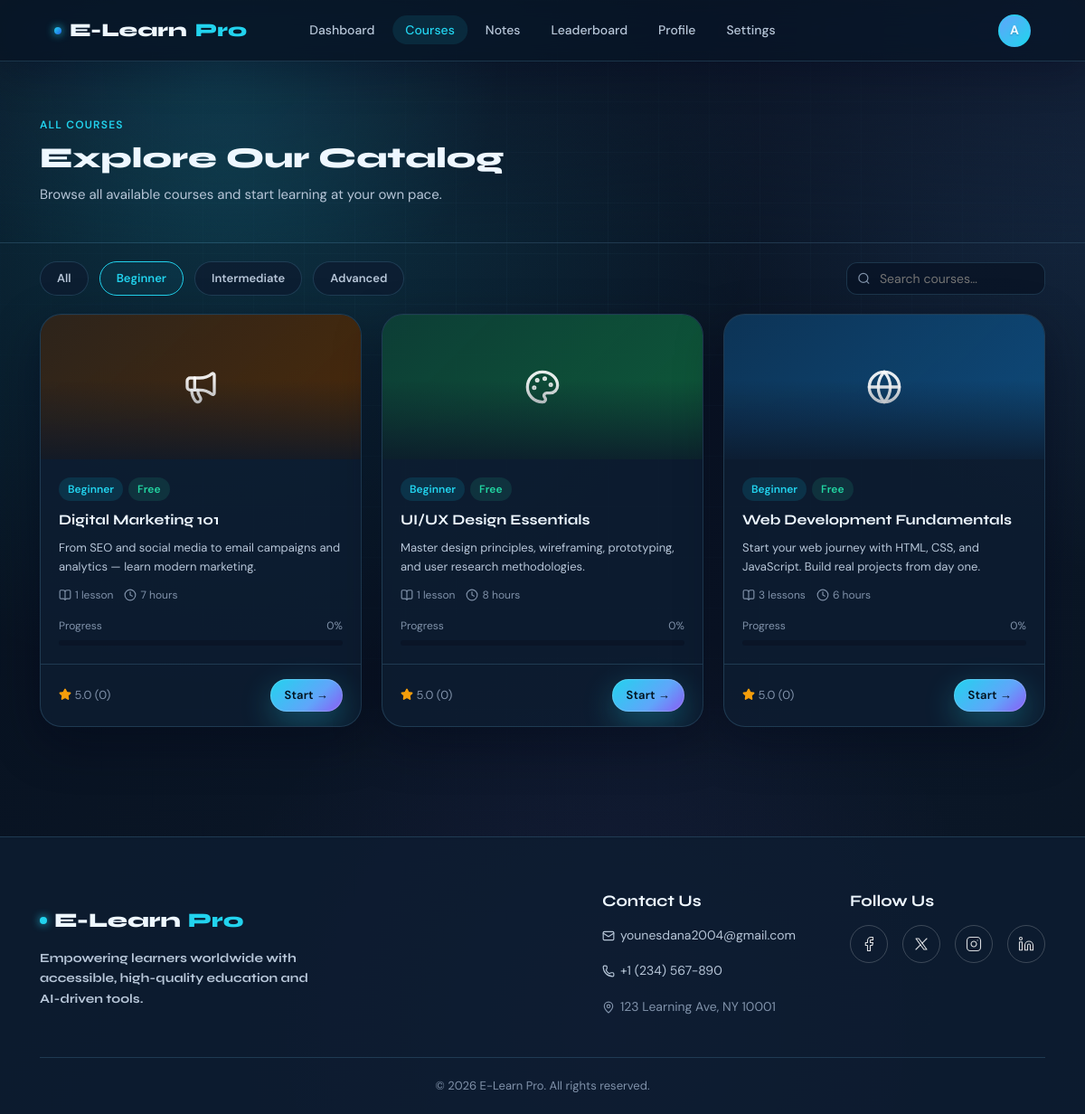
The app's page /courses?level=beginner&q= (signed in) with its own data.
### tables this page shows
CREATE TABLE courses (
            id TEXT PRIMARY KEY,
            title TEXT NOT NULL,
            description TEXT,
            emoji TEXT DEFAULT 'book',
            color TEXT DEFAULT '#1a2a4a',
            level TEXT DEFAULT 'beginner',
            hours INTEGER DEFAULT 0,
            category TEXT DEFAULT 'general',
            created_by INTEGER,
            created_at TEXT,
            is_archived INTEGER DEFAULT 0
        );

### app.py (the view)
@app.route("/courses")
@login_required
def courses():
    level  = request.args.get("level", "all")
    search = request.args.get("q", "").lower()
    db = get_db()
    user_id = session["user_id"]
    db_courses = db.execute("SELECT * FROM courses WHERE is_archived=0 ORDER BY created_at DESC").fetchall()
    all_courses = []
    for c in db_courses:
        lessons_rows = db.execute("SELECT * FROM lessons WHERE course_id=? ORDER BY lesson_order", (c["id"],)).fetchall()
        all_courses.append({
            "id": c["id"], "title": c["title"], "desc": c["description"],
            "emoji": c["emoji"], "color": c["color"], "level": c["level"],
            "lessons_count": len(lessons_rows), "hours": c["hours"],
            "rating": 5.0, "reviews": 0, "free": True,
            "category": c["category"], "progress": get_course_progress(user_id, c["id"]), "lessons": [
                {"id": l["id"], "title": l["title"], "desc": l["content"]}
                for l in lessons_rows
            ],
        })
    if level != "all":
        all_courses = [c for c in all_courses if c["level"] == level]
    if search:
        all_courses = [c for c in all_courses if search in c["title"].lower() or search in c["desc"].lower()]
    return render_template("courses.html", user=current_user(), courses=all_courses, level=level, search=search)

### app.py (called while the page is built)
def get_db():
    if "db" not in g:
        g.db = sqlite3.connect(DATABASE, detect_types=sqlite3.PARSE_DECLTYPES)
        g.db.row_factory = sqlite3.Row
    return g.db

def login_required(f):
    @wraps(f)
    def decorated(*args, **kwargs):
        if "user_id" not in session:
            flash("Please sign in to continue.", "info")
            return redirect(url_for("login"))
        return f(*args, **kwargs)
    return decorated

def current_user():
    return {
        "id":    session.get("user_id"),
        "name":  session.get("name"),
        "email": session.get("email"),
        "role":  session.get("role"),
    }

def get_course_progress(user_id, course_id):
    db = get_db()
    total = db.execute("SELECT COUNT(*) FROM lessons WHERE course_id=?", (course_id,)).fetchone()[0]
    if total == 0:
        return 0
    visited = db.execute(
        """
        SELECT COUNT(DISTINCT p.lesson_id)
        FROM progress p
        JOIN lessons l ON l.id = p.lesson_id
        WHERE p.user_id=? AND l.course_id=?
        """,
        (user_id, course_id),
    ).fetchone()[0]
    return int(round((visited / total) * 100))

### templates/courses.html (shortened to what this page needs)
{% extends "base.html" %}
{% block content %}
<div class="page-hero animate-on-scroll">
  <div class="container">
    <div class="section-label">All Courses</div>
    <h1 class="page-hero-title">Explore Our Catalog</h1>
    <p class="page-hero-subtitle">Browse all available courses and start learning at your own pace.</p>
  </div>
</div>
<div class="container">
  <div class="filter-bar animate-on-scroll delay-100">
    <a class="filter-btn {% if level=='all' %}active{% endif %}" href="{{ url_for('courses', level='all', q=search) }}">All</a>
    <a class="filter-btn {% if level=='beginner' %}active{% endif %}" href="{{ url_for('courses', level='beginner', q=search) }}">Beginner</a>
    <a class="filter-btn {% if level=='intermediate' %}active{% endif %}" href="{{ url_for('courses', level='intermediate', q=search) }}">Intermediate</a>
    <a class="filter-btn {% if level=='advanced' %}active{% endif %}" href="{{ url_for('courses', level='advanced', q=search) }}">Advanced</a>
    <form class="search-wrap" method="GET" action="{{ url_for('courses') }}">
      <input type="text" name="q" placeholder="Search courses…" value="{{ search }}" id="search-input"/>
    </form>
  </div>
  <div class="courses-grid" id="courses-grid">
    {% if courses %}
      {% for c in courses %}
      <div class="course-card glass-panel animate-on-scroll delay-200">
        <div class="course-thumb" style="background:linear-gradient(135deg,{{ c.color }}88,{{ c.color }});">
          <i data-lucide="{{ c.emoji }}" style="width:40px;height:40px;color:rgba(255,255,255,0.9);"></i>
        </div>
        <div class="course-body">
          <div style="display:flex;gap:6px;flex-wrap:wrap;">
            <span class="badge badge-{% if c.level=='beginner' %}cyan{% elif c.level=='intermediate' %}purple{% else %}yellow{% endif %}" style="text-transform:capitalize;">{{ c.level }}</span>
            {% if c.free %}<span class="badge badge-green">Free</span>{% endif %}
          </div>
          <div class="course-title">{{ c.title }}</div>
          <p class="course-desc">{{ c.desc }}</p>
          <div class="course-meta">
            <span><i data-lucide="book-open" style="width:14px;height:14px;vertical-align:-2px;"></i> {{ c.lessons_count }} lesson{% if c.lessons_count != 1 %}s{% endif %}</span>
            <span><i data-lucide="clock" style="width:14px;height:14px;vertical-align:-2px;"></i> {{ c.hours }} hours</span>
          </div>
          <div style="margin-top:4px;">
            <div style="display:flex;justify-content:space-between;font-size:12px;color:var(--text-muted);margin-bottom:6px;"><span>Progress</span><span>{{ c.progress }}%</span></div>
            <div class="progress-bar-wrap"><div class="progress-bar-fill" style="width:{{ c.progress }}%"></div></div>
          </div>
        </div>
        <div class="course-footer">
          <span style="font-size:13px;color:var(--text-muted);"><i data-lucide="star" style="width:14px;height:14px;vertical-align:-2px;color:var(--warning);fill:var(--warning);"></i> {{ "%.1f"|format(c.rating) }} ({{ c.reviews }})</span>
          <a href="{{ url_for('lesson', course_id=c.id) }}" class="btn btn-primary btn-sm" style="text-decoration:none;">Start →</a>
        </div>
      </div>
      {% endfor %}
    {% endif %}
  </div>
</div>
{% endblock %}

### templates/courses.html (style rules this page uses)
.filter-bar { display:flex;align-items:center;gap:12px;flex-wrap:wrap;padding:20px 0; }
.filter-btn { background:var(--bg-card);border:1.5px solid var(--border);color:var(--text-secondary);padding:7px 18px;border-radius:100px;font-size:13px;font-weight:600;text-decoration:none;transition:all var(--transition); }
.filter-btn:hover,.filter-btn.active { border-color:var(--accent);color:var(--accent);background:rgba(0,212,255,0.05); }
.search-wrap { position:relative;margin-left:auto; }
.search-wrap input { padding-left:36px;width:220px;padding-top:8px;padding-bottom:8px; }
.courses-grid { display:grid;grid-template-columns:repeat(3,1fr);gap:22px;padding-bottom:60px; }

### records on screen
courses: level "Beginner", title "Digital Marketing 101", desc "From SEO and social media to email campaigns and analytics — learn modern marketing.", lessons_count "1", hours "7", progress "0", rating "5.0", reviews "0"
courses: level "Beginner", title "UI/UX Design Essentials", desc "Master design principles, wireframing, prototyping, and user research methodologies.", lessons_count "1", hours "8", progress "0", rating "5.0", reviews "0"
courses: level "Beginner", title "Web Development Fundamentals", desc "Start your web journey with HTML, CSS, and JavaScript. Build real projects from day one.", lessons_count "3", hours "6", progress "0", rating "5.0", reviews "0"

### other values on screen
{{ session.name[0]|upper if session.name else 'U' }} "A"
